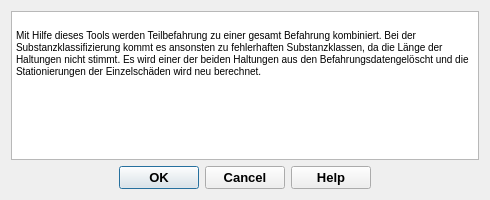
<?xml version="1.0" encoding="UTF-8"?>
<ui version="4.0">
 <class>filepathDialogBase</class>
 <widget class="QDialog" name="filepathDialogBase">
  <property name="geometry">
   <rect>
    <x>0</x>
    <y>0</y>
    <width>490</width>
    <height>200</height>
   </rect>
  </property>
  <property name="minimumSize">
   <size>
    <width>490</width>
    <height>200</height>
   </size>
  </property>
  <property name="font">
   <font>
    <family>Tahoma</family>
   </font>
  </property>
  <property name="windowTitle">
   <string>Dateipfad</string>
  </property>
  <property name="windowIcon">
   <iconset>
    <normaloff>../../QKan.png</normaloff>../../QKan.png</iconset>
  </property>
  <layout class="QVBoxLayout" name="verticalLayout">
   <item>
    <widget class="QTextEdit" name="textEdit">
     <property name="html">
      <string>&lt;!DOCTYPE HTML PUBLIC &quot;-//W3C//DTD HTML 4.0//EN&quot; &quot;http://www.w3.org/TR/REC-html40/strict.dtd&quot;&gt;
&lt;html&gt;&lt;head&gt;&lt;meta name=&quot;qrichtext&quot; content=&quot;1&quot; /&gt;&lt;style type=&quot;text/css&quot;&gt;
p, li { white-space: pre-wrap; }
&lt;/style&gt;&lt;/head&gt;&lt;body style=&quot; font-family:'Tahoma'; font-size:7.8pt; font-weight:400; font-style:normal;&quot;&gt;
&lt;p style=&quot;-qt-paragraph-type:empty; margin-top:0px; margin-bottom:0px; margin-left:0px; margin-right:0px; -qt-block-indent:0; text-indent:0px;&quot;&gt;&lt;br /&gt;&lt;/p&gt;
&lt;p style=&quot; margin-top:0px; margin-bottom:0px; margin-left:0px; margin-right:0px; -qt-block-indent:0; text-indent:0px;&quot;&gt;Mit Hilfe dieses Tools werden Teilbefahrung zu einer gesamt Befahrung kombiniert. Bei der Substanzklassifizierung kommt es ansonsten zu fehlerhaften Substanzklassen, da die Länge der Haltungen nicht stimmt. Es wird einer der beiden Haltungen aus den Befahrungsdatengelöscht und die Stationierungen der Einzelschäden wird neu berechnet.&lt;/p&gt;
&lt;p style=&quot;-qt-paragraph-type:empty; margin-top:0px; margin-bottom:0px; margin-left:0px; margin-right:0px; -qt-block-indent:0; text-indent:0px;&quot;&gt;&lt;br /&gt;&lt;/p&gt;&lt;/body&gt;&lt;/html&gt;</string>
     </property>
    </widget>
   </item>
   <item>
    <widget class="QDialogButtonBox" name="button_box">
     <property name="font">
      <font>
       <family>Tahoma</family>
       <pointsize>10</pointsize>
       <weight>75</weight>
       <bold>true</bold>
      </font>
     </property>
     <property name="toolTip">
      <string>&lt;html&gt;&lt;head/&gt;&lt;body&gt;&lt;p&gt;Datenimport starten ...&lt;/p&gt;&lt;/body&gt;&lt;/html&gt;</string>
     </property>
     <property name="orientation">
      <enum>Qt::Horizontal</enum>
     </property>
     <property name="standardButtons">
      <set>QDialogButtonBox::Cancel|QDialogButtonBox::Help|QDialogButtonBox::Ok</set>
     </property>
     <property name="centerButtons">
      <bool>true</bool>
     </property>
    </widget>
   </item>
  </layout>
 </widget>
 <resources/>
 <connections>
  <connection>
   <sender>button_box</sender>
   <signal>accepted()</signal>
   <receiver>filepathDialogBase</receiver>
   <slot>accept()</slot>
   <hints>
    <hint type="sourcelabel">
     <x>262</x>
     <y>339</y>
    </hint>
    <hint type="destinationlabel">
     <x>262</x>
     <y>180</y>
    </hint>
   </hints>
  </connection>
  <connection>
   <sender>button_box</sender>
   <signal>rejected()</signal>
   <receiver>filepathDialogBase</receiver>
   <slot>reject()</slot>
   <hints>
    <hint type="sourcelabel">
     <x>262</x>
     <y>339</y>
    </hint>
    <hint type="destinationlabel">
     <x>262</x>
     <y>180</y>
    </hint>
   </hints>
  </connection>
 </connections>
</ui>
